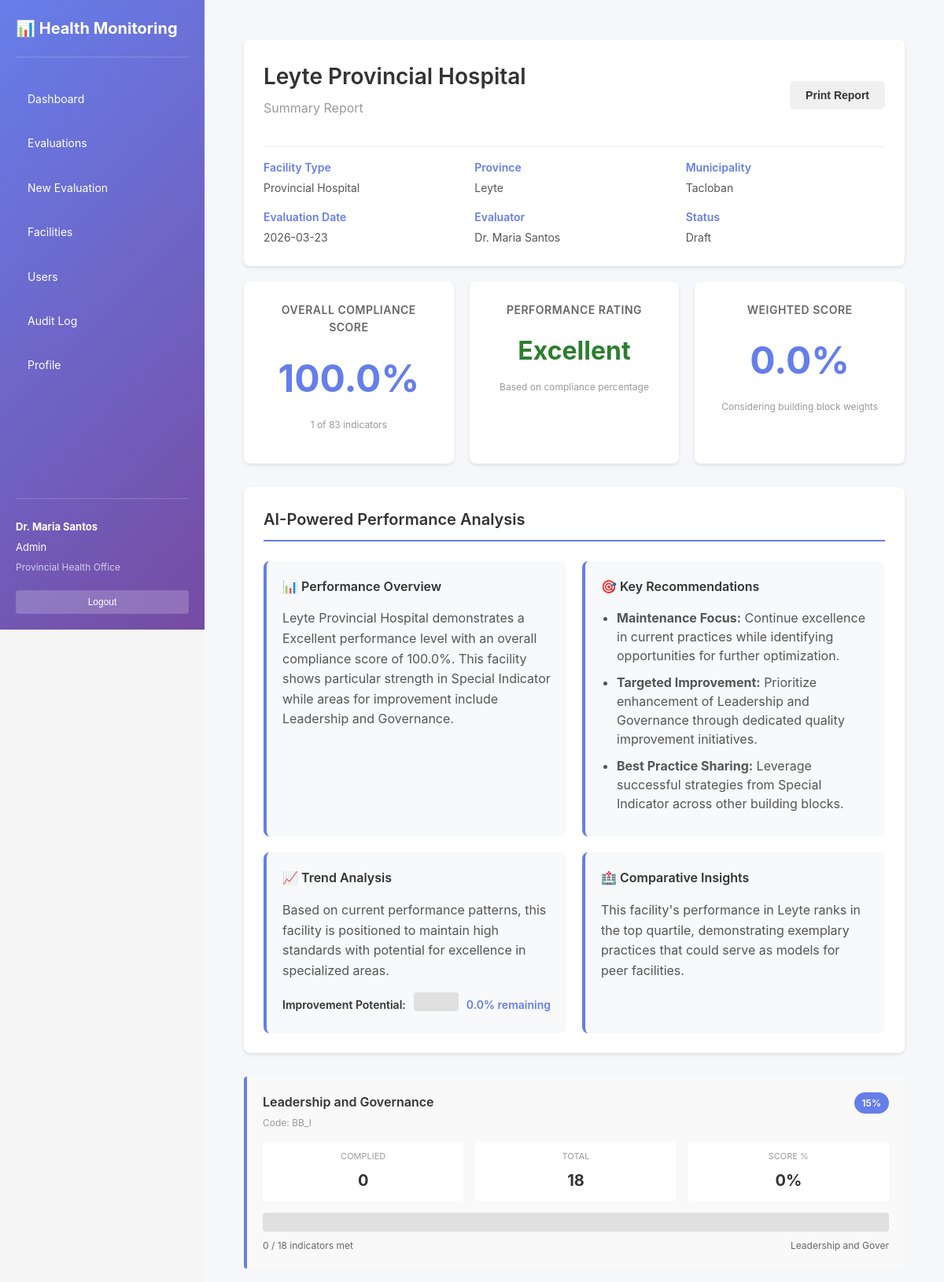
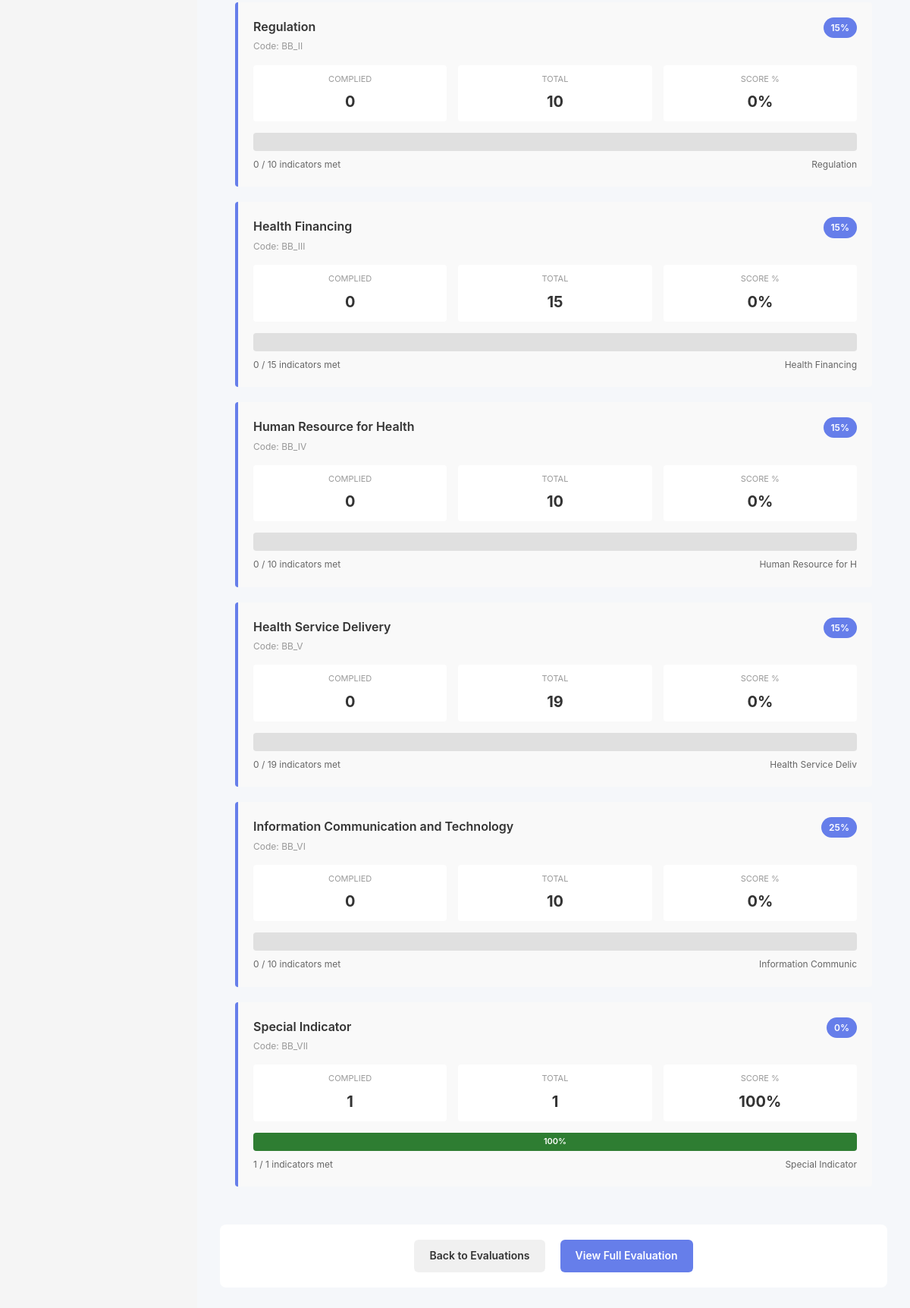
Screenshot of /facility-summary.php?id=19 (signed in) with the database file from the repository (2 pictures, top to bottom).
### tables this page shows
CREATE TABLE `evaluations` (
  `id` int(11) NOT NULL,
  `facility_id` int(11) NOT NULL,
  `evaluation_date` date NOT NULL,
  `evaluation_period` varchar(50) DEFAULT NULL,
  `status` enum('draft','in_progress','completed','approved') DEFAULT 'draft',
  `created_by` int(11) NOT NULL,
  `updated_by` int(11) DEFAULT NULL,
  `assessed_by` varchar(255) DEFAULT NULL,
  `assessed_signature` text DEFAULT NULL,
  `assessed_date` date DEFAULT NULL,
  `verified_by` varchar(255) DEFAULT NULL,
  `verified_signature` text DEFAULT NULL,
  `verified_date` date DEFAULT NULL,
  `approved_by` varchar(255) DEFAULT NULL,
  `approved_signature` text DEFAULT NULL,
  `approved_date` date DEFAULT NULL,
  `noted_by` varchar(255) DEFAULT NULL,
  `noted_signature` text DEFAULT NULL,
  `noted_date` date DEFAULT NULL,
  `conformed_by` varchar(255) DEFAULT NULL,
  `conformed_signature` text DEFAULT NULL,
  `conformed_date` date DEFAULT NULL,
  `remarks` text DEFAULT NULL,
  `created_at` timestamp NOT NULL DEFAULT current_timestamp(),
  `updated_at` timestamp NOT NULL DEFAULT current_timestamp() ON UPDATE current_timestamp(),
  `assessed_esignature` blob DEFAULT NULL,
  `verified_esignature` blob DEFAULT NULL,
  `approved_esignature` blob DEFAULT NULL,
  `noted_esignature` blob DEFAULT NULL,
  `conformed_esignature` blob DEFAULT NULL,
  `approved` tinyint(4) NOT NULL DEFAULT 0
);

CREATE TABLE `facilities` (
  `id` int(11) NOT NULL,
  `name` varchar(255) NOT NULL,
  `facility_type` varchar(100) DEFAULT NULL,
  `province` varchar(100) DEFAULT NULL,
  `municipality` varchar(100) DEFAULT NULL,
  `address` text DEFAULT NULL,
  `contact_person` varchar(255) DEFAULT NULL,
  `contact_email` varchar(255) DEFAULT NULL,
  `contact_phone` varchar(20) DEFAULT NULL,
  `is_active` tinyint(1) DEFAULT 1,
  `created_at` timestamp NOT NULL DEFAULT current_timestamp(),
  `updated_at` timestamp NOT NULL DEFAULT current_timestamp() ON UPDATE current_timestamp(),
  `creator` int(11) DEFAULT NULL,
  `editor` int(11) DEFAULT NULL,
  `color_legend` text DEFAULT NULL
);

CREATE TABLE `users` (
  `id` int(11) NOT NULL,
  `username` varchar(255) NOT NULL,
  `email` varchar(255) NOT NULL,
  `password_hash` varchar(255) NOT NULL,
  `full_name` varchar(255) NOT NULL,
  `role` enum('viewer','input','admin') DEFAULT 'viewer',
  `facility_name` varchar(255) DEFAULT NULL,
  `department` varchar(255) DEFAULT NULL,
  `is_active` tinyint(1) DEFAULT 1,
  `created_at` timestamp NOT NULL DEFAULT current_timestamp(),
  `updated_at` timestamp NOT NULL DEFAULT current_timestamp() ON UPDATE current_timestamp()
);

CREATE TABLE `building_blocks` (
  `id` int(11) NOT NULL,
  `code` varchar(50) NOT NULL,
  `name` varchar(255) NOT NULL,
  `weight_percentage` decimal(5,2) DEFAULT NULL,
  `description` text DEFAULT NULL,
  `sort_order` int(11) DEFAULT NULL,
  `is_active` tinyint(1) DEFAULT 1,
  `created_at` timestamp NOT NULL DEFAULT current_timestamp()
);

### facility-summary.php (the view, shortened to what the rows shown need)
<?php
require_once __DIR__ . '/config/BaseConfig.php';
require_once __DIR__ . '/config/QueryHelper.php';
$evaluation_id = isset($_GET['id']) ? (int)$_GET['id'] : 0;
try {
    $database = new Database();
    $db = $database->connect();
    $query_helper = new QueryHelper($db);
    $evaluation = $query_helper->getEvaluationDetails($evaluation_id);
    $building_blocks = $query_helper->getAllBuildingBlockStats($evaluation_id);
    $overall_stats = $query_helper->calculateFacilityScore($evaluation_id);
    $overall_percentage = $overall_stats['overall_percentage'] ?? 0;
    $rating_info = $query_helper->getPerformanceRating($overall_percentage);
} catch (Exception $e) {
    die("Error: " . htmlspecialchars($e->getMessage()));
}
?>
<!DOCTYPE html>
<html lang="en">
<head>
    <link rel="stylesheet" href="<?php echo asset('css/styles.css'); ?>">
</head>
<body>
    <div class="dashboard-container">
        <div class="main-content">
            <div class="container">
        <div class="header">
            <div class="header-top">
                <div>
                    <h1><?php echo htmlspecialchars($evaluation['facility_name']); ?></h1>
                    <p style="color: #999; margin-top: 5px;">Summary Report</p>
                </div>
            </div>
            <div class="facility-info">
                <div class="info-item">
                    <div class="info-label">Facility Type</div>
                    <div class="info-value"><?php echo htmlspecialchars($evaluation['facility_type'] ?? 'N/A'); ?></div>
                </div>
                <div class="info-item">
                    <div class="info-label">Province</div>
                    <div class="info-value"><?php echo htmlspecialchars($evaluation['province'] ?? 'N/A'); ?></div>
                </div>
                <div class="info-item">
                    <div class="info-label">Municipality</div>
                    <div class="info-value"><?php echo htmlspecialchars($evaluation['municipality'] ?? 'N/A'); ?></div>
                </div>
                <div class="info-item">
                    <div class="info-label">Evaluation Date</div>
                    <div class="info-value"><?php echo date('Y-m-d', strtotime($evaluation['created_at'])); ?></div>
                </div>
                <div class="info-item">
                    <div class="info-label">Evaluator</div>
                    <div class="info-value"><?php echo htmlspecialchars($evaluation['evaluator_name'] ?? 'System'); ?></div>
                </div>
                <div class="info-item">
                    <div class="info-label">Status</div>
                    <div class="info-value"><?php echo ucfirst(htmlspecialchars($evaluation['status'] ?? 'draft')); ?></div>
                </div>
            </div>
        </div>
        <div class="ai-summary">
            <h2>AI-Powered Performance Analysis</h2>
            <div class="ai-insights">
                <div class="insight-card">
                    <h3>📊 Performance Overview</h3>
                    <p><?php echo htmlspecialchars($evaluation['facility_name']); ?> demonstrates a <?php echo $rating_info['rating']; ?> performance level with an overall compliance score of <?php echo number_format($overall_percentage, 1); ?>%. This facility shows particular strength in <?php
                        $strongest_bb = '';
                        $highest_score = 0;
                        foreach ($building_blocks as $bb) {
                            if (($bb['average_score'] ?? 0) > $highest_score) {
                                $highest_score = $bb['average_score'] ?? 0;
                                $strongest_bb = $bb['building_block_name'];
                            }
                        }
                        echo htmlspecialchars($strongest_bb);
                    ?> while areas for improvement include <?php
                        $weakest_bb = '';
                        $lowest_score = 100;
                        foreach ($building_blocks as $bb) {
                            if (($bb['average_score'] ?? 0) < $lowest_score) {
                                $lowest_score = $bb['average_score'] ?? 0;
                                $weakest_bb = $bb['building_block_name'];
                            }
                        }
                        echo htmlspecialchars($weakest_bb);
                    ?>.</p>
                </div>
                <div class="insight-card">
                    <ul>
                        <?php if ($overall_percentage < 60): ?>
                            <li><strong>Critical Priority:</strong> Immediate action required to address fundamental compliance gaps. Focus on basic infrastructure and essential services.</li>
                        <?php elseif ($overall_percentage < 80): ?>
                            <li><strong>High Priority:</strong> Strengthen core operational areas. Consider additional training and resource allocation for underperforming building blocks.</li>
                        <?php else: ?>
                            <li><strong>Maintenance Focus:</strong> Continue excellence in current practices while identifying opportunities for further optimization.</li>
                        <?php endif; ?>
                        <li><strong>Targeted Improvement:</strong> Prioritize enhancement of <?php echo htmlspecialchars($weakest_bb); ?> through dedicated quality improvement initiatives.</li>
                        <li><strong>Best Practice Sharing:</strong> Leverage successful strategies from <?php echo htmlspecialchars($strongest_bb); ?> across other building blocks.</li>
                    </ul>
                </div>
                <div class="insight-card">
                    <h3>🏥 Comparative Insights</h3>
                    <p>This facility's performance in <?php echo htmlspecialchars($evaluation['province'] ?? 'the region'); ?> ranks in the <?php
                        if ($overall_percentage >= 85) {
                            echo "top quartile, demonstrating exemplary practices that could serve as models for peer facilities.";
                        } elseif ($overall_percentage >= 70) {
                            echo "upper-middle range, with solid foundations for advancement to leading performance.";
                        } elseif ($overall_percentage >= 50) {
                            echo "middle range, indicating opportunities for significant improvement through targeted interventions.";
                        } else {
                            echo "lower quartile, requiring immediate comprehensive support and quality improvement initiatives.";
                        }
                    ?></p>
                </div>
            </div>
        </div>
            <div class="bb-grid">
                <?php foreach ($building_blocks as $bb):
                    $bb_percentage = $bb['average_score'] ?? 0;
                    $bb_color = $bb_percentage >= 80 ? '#2e7d32' : ($bb_percentage >= 60 ? '#f57c00' : '#c62828');
                ?>
                <div class="bb-item">
                    <div class="bb-header">
                        <div>
                            <div class="bb-name"><?php echo htmlspecialchars($bb['building_block_name']); ?></div>
                            <div style="font-size: 12px; color: #999; margin-top: 3px;">Code: <?php echo htmlspecialchars($bb['code']); ?></div>
                        </div>
                        <div class="bb-weight"><?php echo number_format($bb['weight_percentage']); ?>%</div>
                    </div>
                    <div class="bb-stats">
                        <div class="stat-box">
                            <div class="stat-label">Complied</div>
                            <div class="stat-value"><?php echo $bb['complied_count'] ?? 0; ?></div>
                        </div>
                        <div class="stat-box">
                            <div class="stat-label">Total</div>
                            <div class="stat-value"><?php echo $bb['total_indicators'] ?? 0; ?></div>
                        </div>
                        <div class="stat-box">
                            <div class="stat-label">Score %</div>
                            <div class="stat-value"><?php echo number_format($bb_percentage, 0); ?>%</div>
                        </div>
                    </div>
                    <div class="progress-bar">
                        <div class="progress-fill" style="background: <?php echo $bb_color; ?>; width: <?php echo $bb_percentage; ?>%;">
                            <?php if ($bb_percentage > 10): echo number_format($bb_percentage, 0) . '%'; endif; ?>
                        </div>
                    </div>
                    <div class="progress-text">
                        <span><?php echo number_format($bb['complied_count'] ?? 0); ?> / <?php echo number_format($bb['total_indicators'] ?? 0); ?> indicators met</span>
                        <span><?php echo htmlspecialchars(substr($bb['building_block_name'], 0, 20)); ?></span>
                    </div>
                </div>
                <?php endforeach; ?>
            </div>
        </div>
            </div>
        </div>
</body>
</html>

### rows the page displays
evaluations: facility.name "Leyte Provincial Hospital", facility.facility_type "Provincial Hospital", facility.province "Leyte", facility.municipality "Tacloban", created_at "2026-03-23", created_by.full_name "Dr. Maria Santos", status "Draft"
building_blocks: name "Special Indicator", code "BB_VII", weight_percentage "0", complied_count "1", total_indicators "1", bb_percentage "100", $bb_percentage 100.00 (drawn)
building_blocks: name "Leadership and Governance", code "BB_I", weight_percentage "15", complied_count "0", total_indicators "18", bb_percentage "0", name "Leadership and Gover"
building_blocks: name "Regulation", code "BB_II", weight_percentage "15", complied_count "0", total_indicators "10", bb_percentage "0"
building_blocks: name "Health Financing", code "BB_III", weight_percentage "15", complied_count "0", total_indicators "15", bb_percentage "0"
building_blocks: name "Human Resource for Health", code "BB_IV", weight_percentage "15", complied_count "0", total_indicators "10", bb_percentage "0", name "Human Resource for H"
building_blocks: name "Health Service Delivery", code "BB_V", weight_percentage "15", complied_count "0", total_indicators "19", bb_percentage "0", name "Health Service Deliv"
building_blocks: name "Information Communication and Technology", code "BB_VI", weight_percentage "25", complied_count "0", total_indicators "10", bb_percentage "0", name "Information Communic"

### other values shown
$nav['label'] "Dashboard"
$nav['label'] "Evaluations"
$nav['label'] "New Evaluation"
$nav['label'] "Facilities"
$nav['label'] "Users"
$nav['label'] "Audit Log"
$nav['label'] "Profile"
$user['full_name'] "Dr. Maria Santos"
$current_role "Admin"
$overall_percentage "100.0"
$overall_complied "1"
$overall_total "83"
$rating_info['rating'] "Excellent"
$weighted_score "0.0"
100 - $overall_percentage "0.0"
